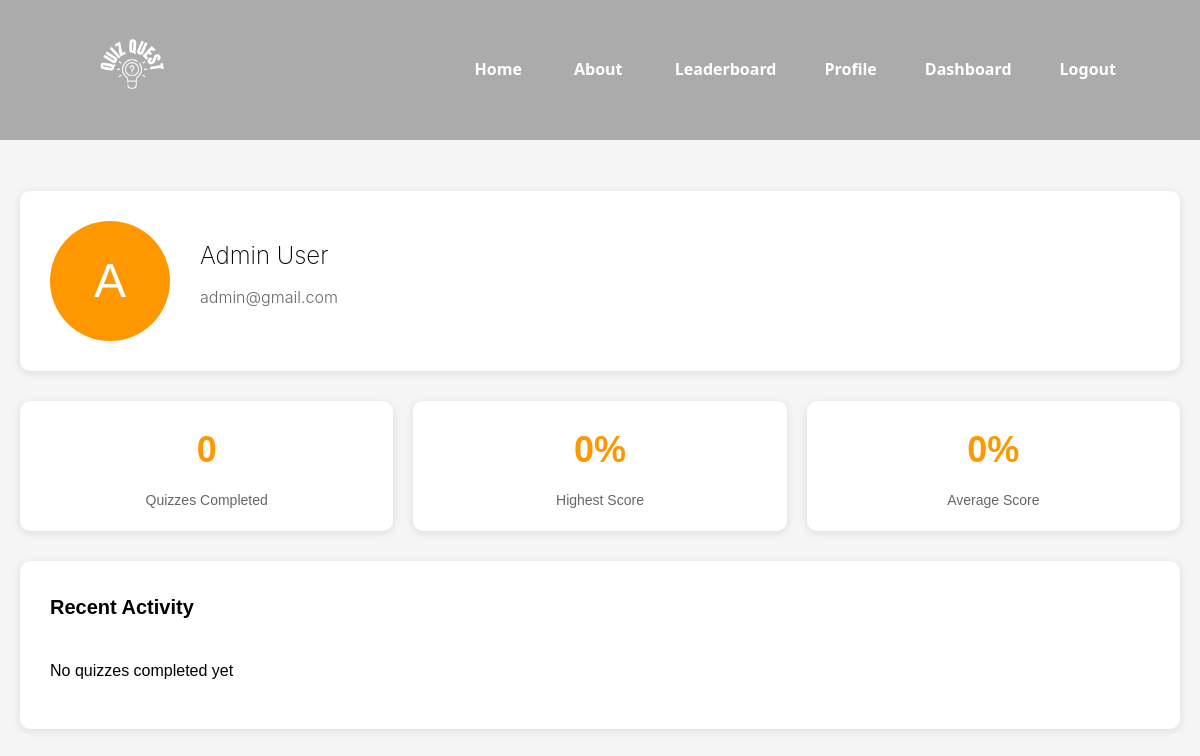
The page /view/profile.php (signed in) on the database its author committed.
### tables this page shows
CREATE TABLE `users` (
  `user_id` int(11) NOT NULL,
  `email` varchar(100) NOT NULL,
  `password_hash` varchar(255) NOT NULL,
  `fname` varchar(50) DEFAULT NULL,
  `lname` varchar(50) DEFAULT NULL,
  `role` int(11) NOT NULL,
  `registration_date` timestamp NOT NULL DEFAULT current_timestamp()
);

### view/profile.php (the view, shortened to what this page needs)
<?php
include "../db/config.php";
?>
<!DOCTYPE html>
<html lang="en">
<head>
</head>
<body>
<?php
$user_id = $_SESSION['user_id'];
$user_query = "SELECT * FROM users WHERE user_id = ?";
$stmt = $conn->prepare($user_query);
$stmt->bind_param("i", $user_id);
$stmt->execute();
$user_result = $stmt->get_result();
$user_data = $user_result->fetch_assoc();
$stats_query = "SELECT
            COUNT(DISTINCT up.quiz_id) as total_quizzes,
            MAX(ROUND((up.score * 100.0) / (
                SELECT COUNT(*)
                FROM questions q2
                WHERE q2.quiz_id = up.quiz_id
            ))) as highest_score,
            ROUND(AVG(
                (up.score * 100.0) / (
                    SELECT COUNT(*)
                    FROM questions q3
                    WHERE q3.quiz_id = up.quiz_id
                )
            ), 1) as average_score
            FROM user_progress up
            WHERE up.user_id = ?";
$stmt = $conn->prepare($stats_query);
$stmt->bind_param("i", $user_id);
$stmt->execute();
$stats_result = $stmt->get_result();
$stats_data = $stats_result->fetch_assoc();
$activity_query = "SELECT
            q.name as quiz_name,
            ROUND((up.score * 100.0) / (
                SELECT COUNT(*)
                FROM questions qs
                WHERE qs.quiz_id = q.id
            )) as score,
            up.completed_at
            FROM user_progress up
            JOIN quizzes q ON up.quiz_id = q.id
            WHERE up.user_id = ?
            ORDER BY up.completed_at DESC
            LIMIT 5";
$stmt = $conn->prepare($activity_query);
$stmt->bind_param("i", $user_id);
$stmt->execute();
$activity_result = $stmt->get_result();
?>
<nav class="navbar">
    <div class="logo"><a href="../index.php"><img style="width:6rem; height: 6rem;" src="../assets/images/quiz_quest_logo_white.png"></a></div>
    <div class="links">
        <a href="../index.php">Home</a>
        <a href="about.html">About</a>
        <?php
        if(!isset($_SESSION['user_id'])){
            echo "<a href='login.php'>Login</a>";
            echo "<a href='signup.php'>Sign Up</a>";
        }
        else{
            echo "<a href='leaderboard.php'>Leaderboard</a>";
            echo "<a href='profile.php'>Profile</a>";
            if ($_SESSION['role'] == '1'){
                echo "<a href='admin/dashboard.php'>Dashboard</a>";
            }
            echo "<a href='../actions/logout.php'>Logout</a>";
        }
        ?>
    </div>
</nav>
<div class="profile-container">
    <br><br>
    <div class="profile-header">
        <div class="profile-avatar">
            <?php echo strtoupper(substr($user_data['fname'], 0, 1)); ?>
        </div>
        <div class="profile-info">
            <div class="profile-name" style="font-family: 'Inter'; font-weight: 250;"><?php echo htmlspecialchars($user_data['fname'] . ' ' . $user_data['lname']); ?></div>
            <div class="profile-email" style="font-family: 'Inter'; font-weight: 300;"><?php echo htmlspecialchars($user_data['email']); ?></div>
        </div>
    </div>
    <div class="profile-stats">
        <div class="stat-card">
            <div class="stat-value"><?php echo $stats_data['total_quizzes'] ?? 0; ?></div>
            <div class="stat-label">Quizzes Completed</div>
        </div>
        <div class="stat-card">
            <div class="stat-value"><?php echo $stats_data['highest_score'] ?? 0; ?>%</div>
            <div class="stat-label">Highest Score</div>
        </div>
        <div class="stat-card">
            <div class="stat-value"><?php echo $stats_data['average_score'] ?? 0; ?>%</div>
            <div class="stat-label">Average Score</div>
        </div>
    </div>
    <div class="recent-activity">
        <div class="activity-header">Recent Activity</div>
        <ul class="activity-list">
            <?php
            if ($activity_result->num_rows > 0) {
                while ($activity = $activity_result->fetch_assoc()) {
                    $formatted_date = date('M d, Y', strtotime($activity['completed_at']));
                    echo "<li class='activity-item'>
                                <div>
                                    <span class='quiz-name'>" . htmlspecialchars($activity['quiz_name']) . "</span>
                                    <br>
                                    <span class='quiz-date'>" . $formatted_date . "</span>
                                </div>
                                <span class='quiz-score'>" . $activity['score'] . "%</span>
                              </li>";
                }
            } else {
                echo "<li class='activity-item'>No quizzes completed yet</li>";
            }
            ?>
        </ul>
    </div>
</div>
</body>
</html>

### view/profile.php (style rules this page uses)
* { box-sizing: border-box; margin: 0; padding: 0; }
body { font-family: Arial, sans-serif; line-height: 1.6; background-color: #f5f5f5; }
.navbar { font-family: 'Segoe UI', Tahoma, Geneva, Verdana, sans-serif; position: fixed; top: 0; left: 0; width: 100%; display: flex; justify-content: space-between; align-items: center; padding: 1rem 5%; background: rgba(0,0,0,0.3); z-index: 10; }
.navbar a { color: white; text-decoration: none; margin: 0 0.5rem; font-weight: bold; transition: all 0.3s ease; padding: 0.5rem 1rem; border-radius: 20px; }
.navbar .logo { font-size: 1.8rem; font-weight: bold; }
.profile-container { max-width: 1200px; margin: 120px auto 40px; padding: 20px; }
.profile-header { background: white; border-radius: 10px; padding: 30px; box-shadow: 0 2px 10px rgba(0,0,0,0.1); margin-bottom: 30px; display: flex; align-items: center; gap: 30px; }
.profile-avatar { width: 120px; height: 120px; border-radius: 50%; background: #ff9800; display: flex; align-items: center; justify-content: center; font-size: 48px; color: white; }
.profile-info { flex-grow: 1; }
.profile-name { font-size: 24px; font-weight: bold; margin-bottom: 10px; }
.profile-email { color: #666; margin-bottom: 15px; }
.profile-stats { display: grid; grid-template-columns: repeat(auto-fit, minmax(250px, 1fr)); gap: 20px; margin-bottom: 30px; }
.stat-card { background: white; border-radius: 10px; padding: 20px; box-shadow: 0 2px 10px rgba(0,0,0,0.1); text-align: center; }
.stat-value { font-size: 36px; font-weight: bold; color: #ff9800; margin-bottom: 10px; }
.stat-label { color: #666; font-size: 14px; }
.recent-activity { background: white; border-radius: 10px; padding: 30px; box-shadow: 0 2px 10px rgba(0,0,0,0.1); }
.activity-header { font-size: 20px; font-weight: bold; margin-bottom: 20px; }
.activity-list { list-style: none; }
.activity-item { padding: 15px 0; border-bottom: 1px solid #eee; display: flex; justify-content: space-between; align-items: center; }
.activity-item:last-child { border-bottom: none; }

### rows shown on the page
users: fname "A", fname+lname "Admin User", email "admin@gmail.com"

### other values the page prints
$stats_data['total_quizzes'] "0"
$stats_data['highest_score'] "0"
$stats_data['average_score'] "0"
